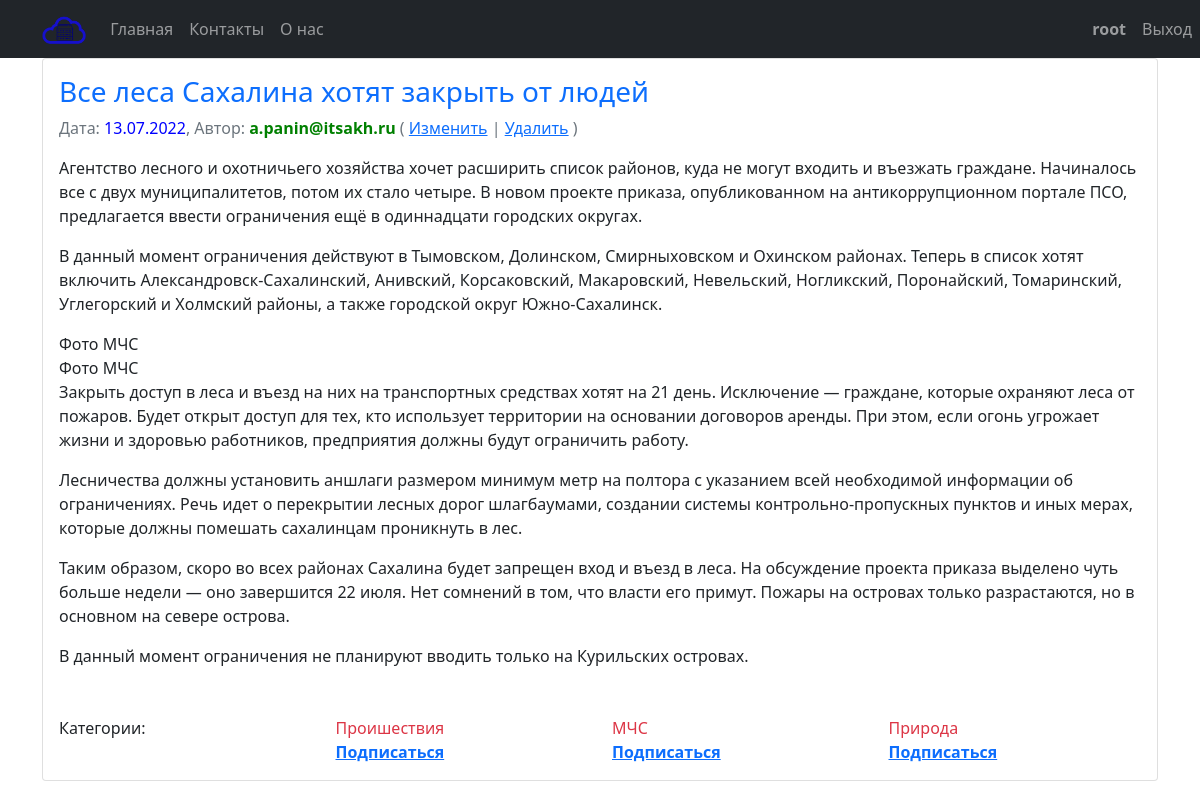
Screenshot of /view/41 (signed in) with the database file from the repository.
### news/models.py (models this page shows, shortened)
class Post(models.Model):
    NEWS = 1
    ARTICLE = 2
    choice_list = [(NEWS, "Новость"), (ARTICLE, "Статья")]
    author = models.ForeignKey(Author, on_delete=models.CASCADE, related_name='user_posts')
    type_post = models.IntegerField(default=1, choices=choice_list)
    date_create = models.DateTimeField(auto_now_add=True)
    date_update = models.DateTimeField(auto_now=True)
    category = models.ManyToManyField(Category, through='PostCategory', related_name='categories')
    title = models.CharField(max_length=255)
    text = models.TextField()
    rating = models.IntegerField(default=0)

class Author(models.Model):
    user = models.OneToOneField(User, primary_key=True, on_delete=models.CASCADE)
    rating = models.IntegerField(default=0)
    @property
    def username(self):
        return self.user.username
    def __str__(self):
        return self.username

class Category(models.Model):
    name = models.CharField(max_length=150, unique=True)
    subscribers = models.ManyToManyField(User, through='CategorySubscribers', related_name='subscribers')

### news/views.py (the view)
# urls.py: path('view/<int:pk>', NewsDetail.as_view(), name='post_detail'),
class NewsDetail(PermissionRequiredMixin, DetailView):
    model = Post
    permission_required = ('news.view_post',)
    template_name = 'post/post-detail.html'
    context_object_name = 'post'
    def get_context_data(self, **kwargs):
        context = super().get_context_data(**kwargs)
        context['str_type'] = 'news' if context['post'].type_post == 1 else 'articles'
        context['is_editable'] = self.request.user.groups.filter(name='authors').exists()
        context['category_subscribes'] = list(
            set(context['post'].category.all()) & set(self.request.user.subscribers.all()))
        return context

### news/templatetags/custom_filters.py (called while the page is built)
@register.filter()
def censor(value):
    words = censor_words.get_words()
    text_words=value.split(' ')
    for i, word in enumerate(text_words):
        if word.lower() in words:
            text_words[i] = word[0]+'*'*(len(word)-1)
    return ' '.join(text_words)

### templates/post/post-detail.html (shortened to what this page needs)
{% extends 'default.html' %}
{% load custom_filters %}
{% block content %}
<div class="card w-100">
  <div class="card-body text-start">
    <h3 class="card-title text-primary">{{ post.title|censor }}</h3>
    <p class="card-text text-secondary">
        Дата: <span style='color: blue;'>{{ post.date_create|date:'d.m.Y' }}</span>,
        Автор: <span style='color: green; font-weight:bold'>{{ post.author }}</span>
        {% if is_editable %}
                ( <a href="/{{str_type}}/{{post.pk}}/edit">Изменить</a> | <a href="/{{str_type}}/{{post.pk}}/delete"> Удалить</a> )
        {% endif %}
    </p>
    <p class="card-text text-dark">{{ post.text|censor|linebreaks }}</p>
  </div>
  <div class="card-body row text-start">
    <div class="col">Категории:</div>
    {% for  category in post.category.all %}
        <div class="col">
            {% if category in category_subscribes %}
                <div class='text-success fw-bold'> {{category.name}} </div>
                <div>
                <a href="/news/set-subscribe/{{category.pk}}?post={{post.pk}}&unsubscribe=1">Отписаться</a>
                </div>
            {% else %}
                <div class='text-danger'> {{category.name}} </div>
                <div>
                <a class="fw-bold" href="/news/set-subscribe/{{category.pk}}?post={{post.pk}}">Подписаться</a>
                </div>
            {% endif %}
        </div>
    {% endfor %}
  </div>
</div>
{% endblock content %}

### templates/default.html (shortened to what this page needs)
<!DOCTYPE html>
<html lang="ru">
    <head>
		{% load static%}
        <link href={% static "css/styles.css" %} rel="stylesheet" />
    </head>
    <body>
        <nav class="navbar navbar-expand-lg navbar-dark bg-dark static-top">
		   <div class="container">
			   <a class="navbar-brand" href="/"><img height='30' src={% static "assets/logo_blue.png" %}></a>
			   <div class="navbar-collapse collapse" id="navbarResponsive">
				   <ul class="nav navbar-nav navbar-left">
					   <li class="nav-item active">
						   <a class="nav-link" href="/">Главная</a>
					   </li>
					   <li class="nav-item">
						   <a class="nav-link" href="/contacts/">Контакты</a>
					   </li>
					   <li class="nav-item">
						   <a class="nav-link" href="/about/">О нас</a>
					   </li>
				   </ul>
				   <ul class="nav navbar-nav navbar-right" style="position: absolute;   right: 0;">
					   {%  if request.user.is_authenticated %}
					   <li class="nav-item fw-bold fc-white" title="Редактировать профиль">
						   <a class="nav-link" href="/profile">{{ request.user }}</a>
					   </li>
					   <li class="nav-item">
						   <a class="nav-link" href="/accounts/logout/">Выход</a>
					   </li>
					   {% endif %}
				   </ul>
			   </div>
		   </div>
		</nav>
        <div class="container">
		   <div class="row">
			   <div class="col-lg-12 text-center">
				   {% block content %}
				   {% endblock content %}
			   </div>
		   </div>
		</div>
    </body>
</html>

### rows the page displays
Post: title|censor "Все леса Сахалина хотят закрыть от людей", date_create "13.07.2022", author "a.panin@itsakh.ru", text|censor "Агентство лесного и охотничьего хозяйства хочет расширить список районов, куда не могут входить и въезжать граждане. Начиналось все с двух муниципалитетов, потом их стало четыре. В новом проекте приказа, опубликованном на антикоррупционном портале ПСО, предлагается ввести ограничения ещё в одиннадцати городских округах. В данный момент ограничения действуют в Тымовском, Долинском, Смирныховском и Охинском районах. Теперь в список хотят включить Александровск-Сахалинский, Анивский, Корсаковский, Макаровский, Невельский, Ногликский, Поронайский, Томаринский, Углегорский и Холмский районы, а также городской округ Южно-Сахалинск. Фото МЧС Фото МЧС Закрыть доступ в леса и въезд на них на…"
Category: name "Проишествия"
Category: name "МЧС"
Category: name "Природа"

### other values shown
{{ request.user }} "root"
